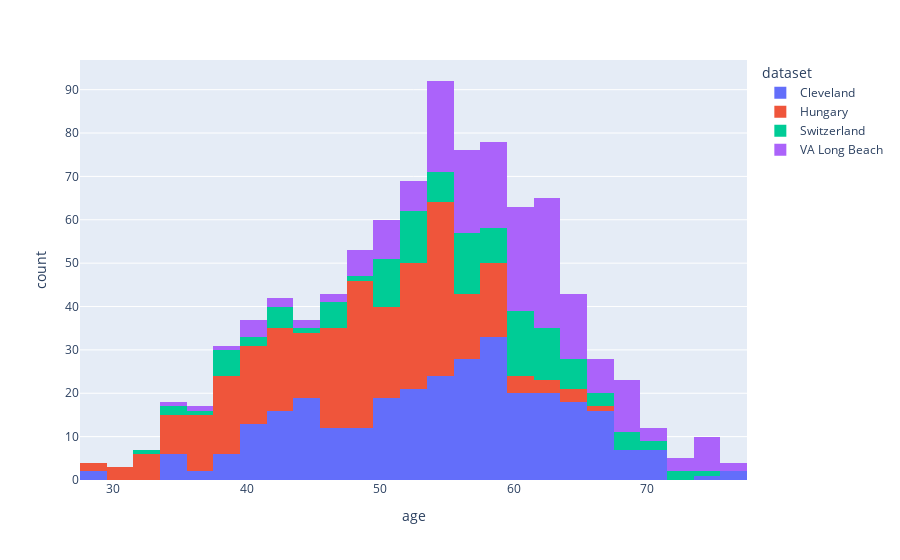

The notebook cell this image was saved under:
### Code cell
# make a plot of age column using plotly and coloring this by dataset column.

fig = px.histogram(data_frame=df,x="age",color="dataset")
fig.show()

# print the mean,median and mode of age column grouped by dataset column
print(df.groupby("dataset")["age"].mean())
print("---------------------------------")
print(df.groupby("dataset")["age"].median())
print("---------------------------------")
print(df.groupby("dataset")["age"].agg(pd.Series.mode))
print("------------------------------------")

### Figure 1 — Plotly figure (JSON) as saved in the notebook; plotly's stock layout.template omitted (floating-point values rounded to 4 significant figures; data arrays with more than 128 entries replaced by an {"elided": "..."} marker saying what was removed)
{"data": [{"alignmentgroup": "True", "bingroup": "x", "hovertemplate": "dataset=Cleveland<br>age=%{x}<br>count=%{y}<extra></extra>", "legendgroup": "Cleveland", "marker": {"color": "#636efa", "pattern": {"shape": ""}}, "name": "Cleveland", "offsetgroup": "Cleveland", "orientation": "v", "showlegend": true, "type": "histogram", "x": {"elided": "304 int values"}, "xaxis": "x", "yaxis": "y"}, {"alignmentgroup": "True", "bingroup": "x", "hovertemplate": "dataset=Hungary<br>age=%{x}<br>count=%{y}<extra></extra>", "legendgroup": "Hungary", "marker": {"color": "#EF553B", "pattern": {"shape": ""}}, "name": "Hungary", "offsetgroup": "Hungary", "orientation": "v", "showlegend": true, "type": "histogram", "x": {"elided": "293 int values"}, "xaxis": "x", "yaxis": "y"}, {"alignmentgroup": "True", "bingroup": "x", "hovertemplate": "dataset=Switzerland<br>age=%{x}<br>count=%{y}<extra></extra>", "legendgroup": "Switzerland", "marker": {"color": "#00cc96", "pattern": {"shape": ""}}, "name": "Switzerland", "offsetgroup": "Switzerland", "orientation": "v", "showlegend": true, "type": "histogram", "x": [32, 34, 35, 36, 38, 38, 38, 38, 38, 38, 40, 41, 42, 42, 43, 43, 43, 45, 46, 46, 47, 47, 47, 47, 48, 50, 50, 50, 50, 51, 51, 51, 51, 51, 51, 51, 52, 52, 52, 52, 53, 53, 53, 53, 53, 53, 53, 53, 54, 54, 54, 55, 55, 55, 55, 56, 56, 56, 56, 56, 56, 56, 56, 57, 57, 57, 57, 57, 57, 58, 58, 58, 59, 59, 59, 59, 59, 60, 60, 60, 60, 60, 60, 61, 61, 61, 61, 61, 61, 61, 61, 61, 62, 62, 62, 62, 62, 62, 62, 63, 63, 63, 63, 63, 64, 64, 64, 65, 65, 65, 65, 66, 66, 67, 68, 68, 69, 69, 70, 70, 72, 73, 74], "xaxis": "x", "yaxis": "y"}, {"alignmentgroup": "True", "bingroup": "x", "hovertemplate": "dataset=VA Long Beach<br>age=%{x}<br>count=%{y}<extra></extra>", "legendgroup": "VA Long Beach", "marker": {"color": "#ab63fa", "pattern": {"shape": ""}}, "name": "VA Long Beach", "offsetgroup": "VA Long Beach", "orientation": "v", "showlegend": true, "type": "histogram", "x": {"elided": "200 int values"}, "xaxis": "x", "yaxis": "y"}], "layout": {"barmode": "relative", "legend": {"title": {"text": "dataset"}, "tracegroupgap": 0}, "margin": {"t": 60}, "xaxis": {"anchor": "y", "domain": [0, 1], "title": {"text": "age"}}, "yaxis": {"anchor": "x", "domain": [0, 1], "title": {"text": "count"}}}}
